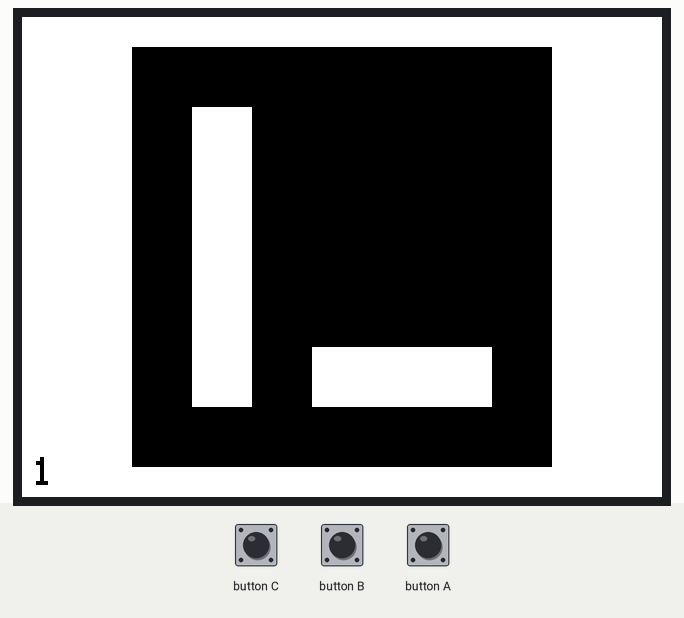
A sketch run on a simulated ESP32. On the bench: 320×240 colour display. The inputs (shaded band) are chosen by the test bench.

Above: at 1.5 s.
1.6 s: button C pressed for 0.15 s
At 3.1 s:
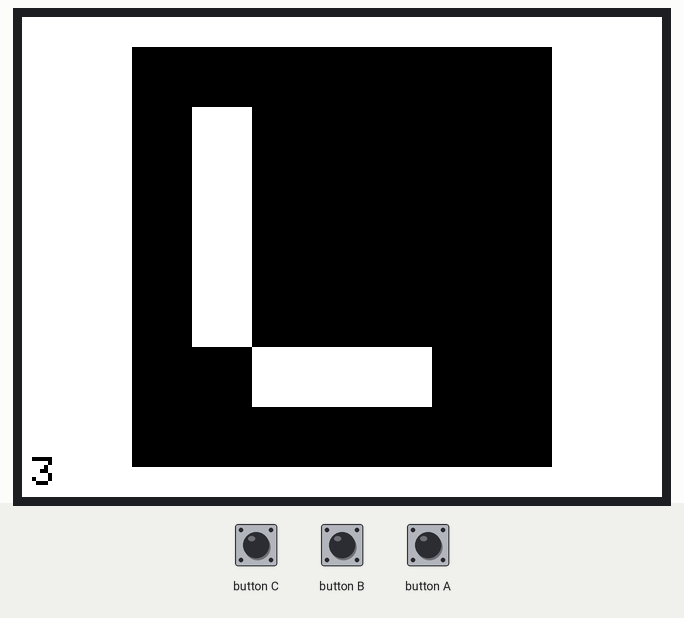
3.4 s: button B pressed for 0.15 s
At 4.9 s:
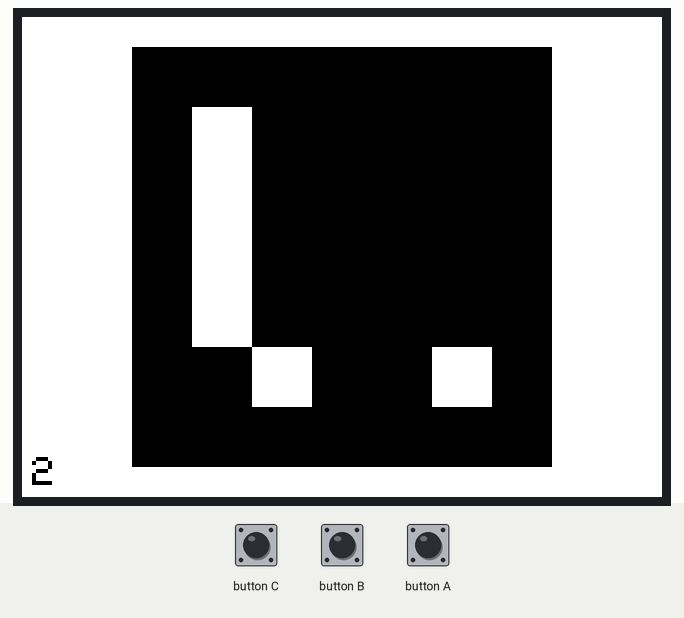
Timing chart, 0 to 6.4 s (numbered marks = the images above; inputs shaded):
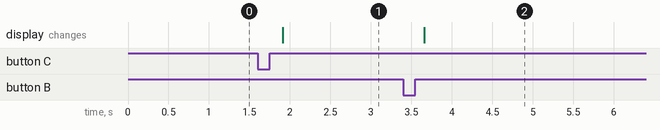

Measured:
- after the input at 1.6 s, the display: changes after 0.31 s (image 1)
- after the input at 3.4 s, the display: changes after 0.26 s (image 2)

The sketch:

ArucoMarker.ino
```cpp
#include <M5Stack.h>

/*
   Draw Aruco Marker
   author: twitter@keshin_sky
*/
struct Marker {
  int id;
  int square[5][5];

};

Marker marker[3]  = {
  { 1,
    {
      {1, 0, 0, 0, 0},
      {1, 0, 0, 0, 0},
      {1, 0, 0, 0, 0},
      {1, 0, 0, 0, 0},
      {1, 0, 1, 1, 1},
    }
  },
  {
    2,
    {
      {1, 0, 0, 0, 0},
      {1, 0, 0, 0, 0},
      {1, 0, 0, 0, 0},
      {1, 0, 0, 0, 0},
      {0, 1, 0, 0, 1},
    }
  },
  {
    3,
    {
      {1, 0, 0, 0, 0},
      {1, 0, 0, 0, 0},
      {1, 0, 0, 0, 0},
      {1, 0, 0, 0, 0},
      {0, 1, 1, 1, 0},
    }
  }

};

// the setup routine runs once when M5Stack starts up
void setup() {

  // initialize the M5Stack object
  M5.begin();
  M5.Lcd.clear();
  aruco(marker[0]);
}

// the loop routine runs over and over again forever
void loop() {
  buttons_test();
  M5.update();

  delay(100);
}
void buttons_test() {
  if (M5.BtnA.wasPressed()) {
    aruco(marker[0]);
  }
  if (M5.BtnB.wasPressed()) {
    aruco(marker[1]);
  }
  if (M5.BtnC.wasPressed()) {
    aruco(marker[2]);
  }
}
void aruco(Marker m) {

  M5.Lcd.fillScreen(WHITE);
  M5.Lcd.fillRect(55, 15, 210, 210, BLACK);
  for (int i = 0; i < 5; ++i) for (int j = 0; j < 5; ++j)
      _fill(i, j, m.square[j][i]);
  M5.Lcd.setCursor(5, 220);
  M5.Lcd.setTextColor(BLACK);
  M5.Lcd.setTextSize(2);
  M5.Lcd.println(m.id);
}
void _fill(int x, int y, int b) {
  M5.Lcd.fillRect((x * 30) + 85, (y * 30) + 45, 30, 30, b == 1 ? WHITE : BLACK );
}
```
